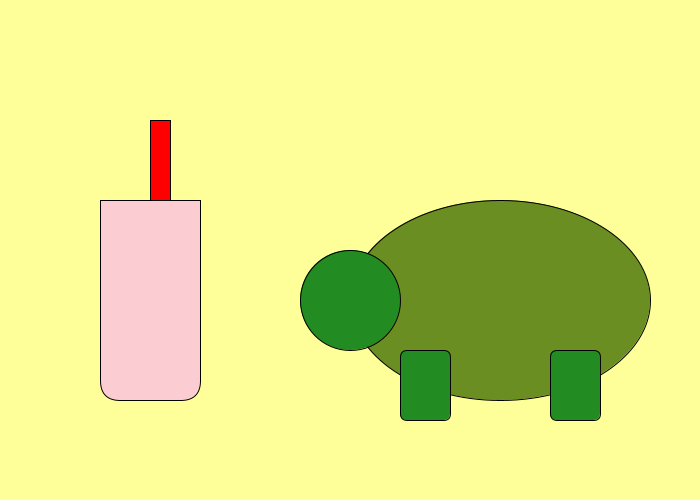
Frame 1 (no input)
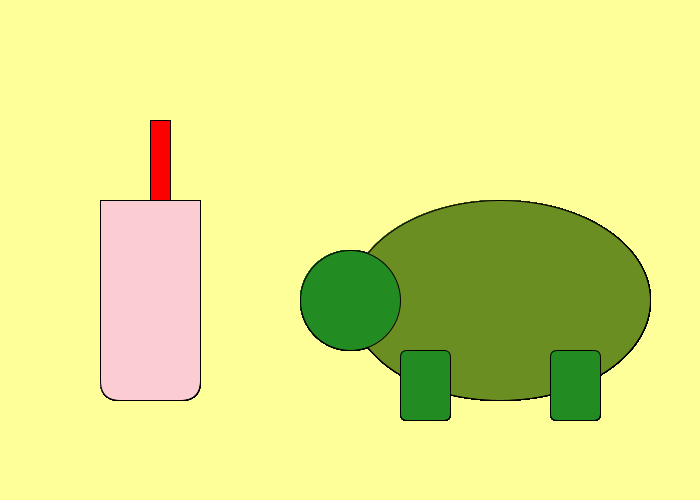
Frame 60 (the mouse pressed at the canvas centre just before this capture)
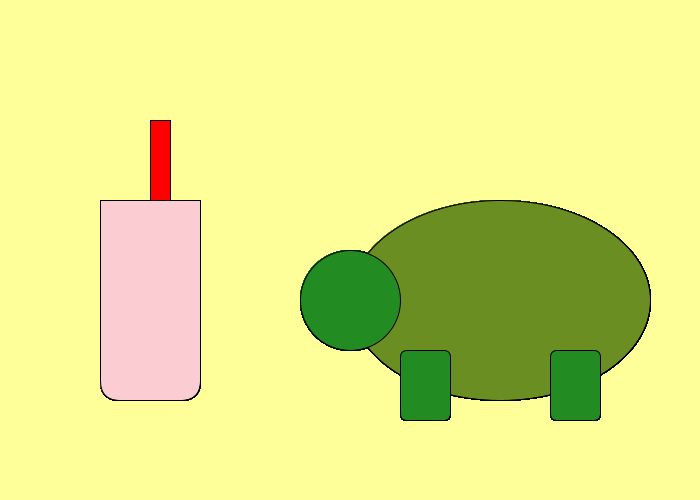
Frame 120 (the mouse held since frame 60 and released just before this capture)

The Processing sketch that drew these frames (run headless with seeded random() and noise(); from frame 60 on, the mouse is pressed at the canvas centre):

// Processing sketch: Turtle
// ── Turtle.pde

 void setup() {
  size(700,500);
  background(255,255,153);
   
 }


void draw() {
  
//Pink Lemonade and Straw
fill(251,204,209);
rect(100,200,100,200,0,0,20,20);

fill(255,0,0);
rect(150,120,20,80);


//Turtle Body
fill(107,142,35);
ellipse(500,300, 300,200);

fill(34,139,34);
ellipse(350,300,100,100);

rect(400,350,50,70,7,7,7,7);
rect(550,350,50,70,7,7,7,7);


}
